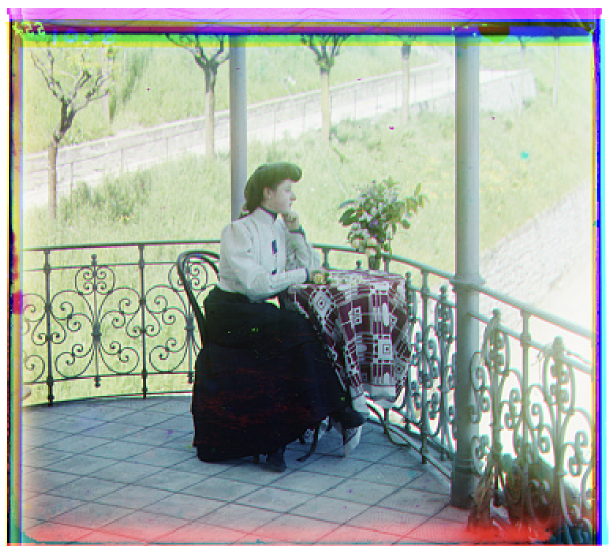
#> input picture 2/pictures/italy.png, 1224 x 1108 px, given in place of italy.jpg, which was not available (shown at 1/2 size)
$ python main.py
#> lines starting #> are read from the running program, lines starting #| are printed output that depends on the picture; pictures that were not available may be replaced by others from this repository, and a replacement may not be noted
# CS194-26 (CS294-26): Project 1 starter Python code

# these are just some suggested libraries
import numpy as np
import cv2 as cv
import matplotlib.pyplot as plt
from skimage.transform import rescale

# name of the input file
imname = './italy.jpg'

# read in the image as grayscale (the glass plate scan is stacked grayscale)
im = cv.imread(imname, cv.IMREAD_GRAYSCALE)
#> im: shape (1108, 1224); min 0, max 255, mean 166.9

# convert to float in [0,1] (might want to do this later on to save memory)
im = im.astype(np.float32) / 255.0

# compute the height of each part (just 1/3 of total)
height = int(np.floor(im.shape[0] / 3.0))
#> height = 369

# separate color channels
b = im[:height]
g = im[height: 2*height]
r = im[2*height: 3*height]

# align the images
# functions that might be useful for aligning the images include:
# np.roll, np.sum, sk.transform.rescale (for multiscale)
def ncc(a, b):
    a_sub = a - np.mean(a)
    b_sub = b - np.mean(b)
    a_norm = a_sub / np.linalg.norm(a_sub)
    b_norm = b_sub / np.linalg.norm(b_sub)
    return np.sum(a_norm * b_norm)

def align(x,y, center = (0,0), window = 15):
    print(x.shape)
    is_base_case = max(x.shape) < 400
    if is_base_case:
        cx, cy = center
    else:
        x_down = rescale(x, 0.5)
        y_down = rescale(y, 0.5)
        new_center = align(x_down, y_down)
        cy, cx = new_center[1][0] * 2, new_center[1][1] * 2
        window = 10

    distance = 0
    best_i, best_j = cy, cx
    for i in np.arange(cy - window, cy + window):
        for j in np.arange(cx - window, cx + window):
            x_new = np.roll(x, i, axis = 0)
            x_new = np.roll(x_new, j, axis = 1)
            h_x,w_x = x.shape
            h_y, w_y = y.shape
            x_center = x_new[int(h_x * 0.1) : int(h_x * 0.9), int(w_x * 0.1): int(w_x * 0.9)]
            b_center = y[int(h_y * 0.1) : int(h_y * 0.9), int(w_y * 0.1) :int(w_y* 0.9)]

            score = ncc(x_center, b_center)
            better = score > distance
            if better:
                distance = score
                result = x_new
                best_i, best_j = i, j
    print(best_i,best_j)
    return result, (best_i, best_j)


# [5 lines of commented-out code are left out]
ag, ag_offset = align(g, b)
#| (369, 1224)
#> call 2 of align, with center = (0, 0), window = 15
#| (184, 612)
#> call 3 of align, with center = (0, 0), window = 15
#| (92, 306)
#> after the loop in align (call 3), `for i in np.arange(cy - window, cy + window):`:
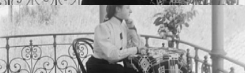
#> x_center: shape (73, 245) float32; min 0.0497, max 0.958, mean 0.669
#> in align (call 2), `cy, cx = new_center[1][0] * 2, new_center[1][1] * 2`: cy = 28; cx = 0
#> in align (call 2), `best_i, best_j = cy, cx`: best_i = 28; best_j = 0
#> after the loop in align (call 2), `for i in np.arange(cy - window, cy + window):`:
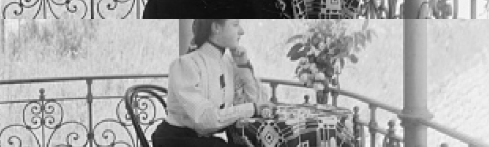
#> x_center: shape (147, 489) float32; min 0.0303, max 0.991, mean 0.67
#| 37 0
#> in align, `cy, cx = new_center[1][0] * 2, new_center[1][1] * 2`: cy = 74
#| 83 0
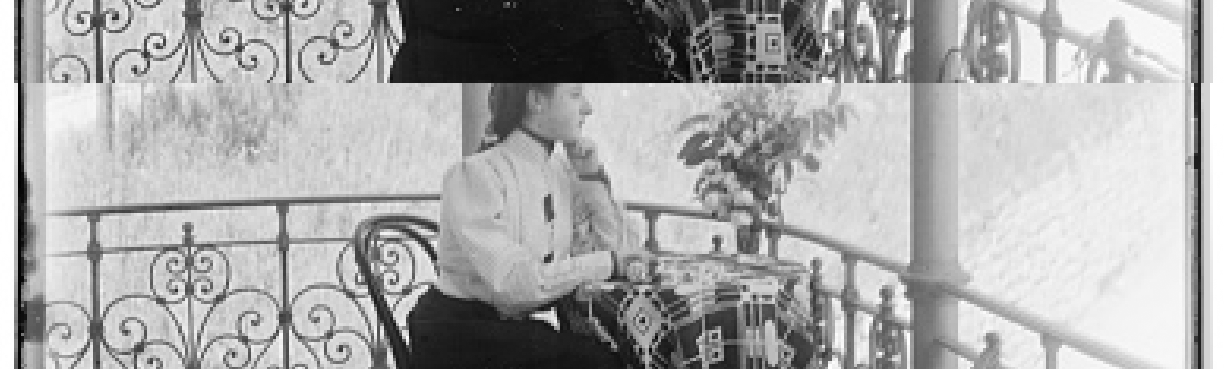
#> ag: shape (369, 1224) float32; min 0, max 1, mean 0.667
#> ag_offset = (83, 0)
ar, ar_offset = align(r, b)
#| (369, 1224)
#| (184, 612)
#| (92, 306)
#> after the loop in align (call 6), `for i in np.arange(cy - window, cy + window):`:
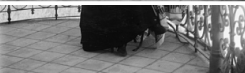
#> x_center: shape (73, 245) float32; min 0.0331, max 1, mean 0.464
#> in align (call 5), `cy, cx = new_center[1][0] * 2, new_center[1][1] * 2`: cy = -22; cx = 2
#> in align (call 5), `best_i, best_j = cy, cx`: best_i = -22; best_j = 2
#> after the loop in align (call 5), `for i in np.arange(cy - window, cy + window):`:
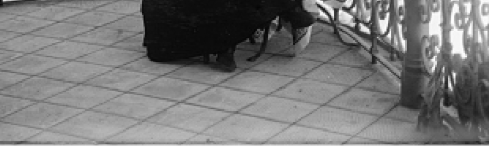
#> x_center: shape (147, 489) float32; min 0.012, max 1, mean 0.474
#| -21 2
#| -42 3
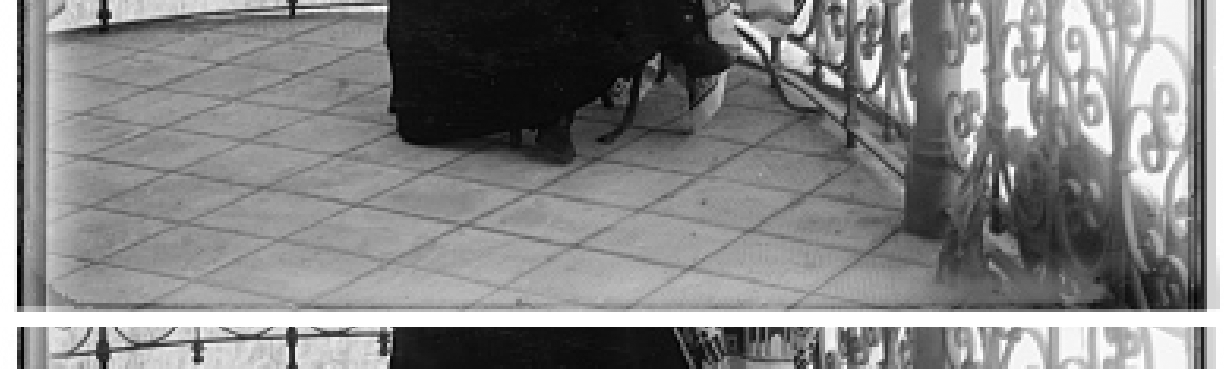
#> ar: shape (369, 1224) float32; min 0, max 1, mean 0.519
#> ar_offset = (-42, 3)


# create a color image
im_out = np.dstack([ar, ag, b])
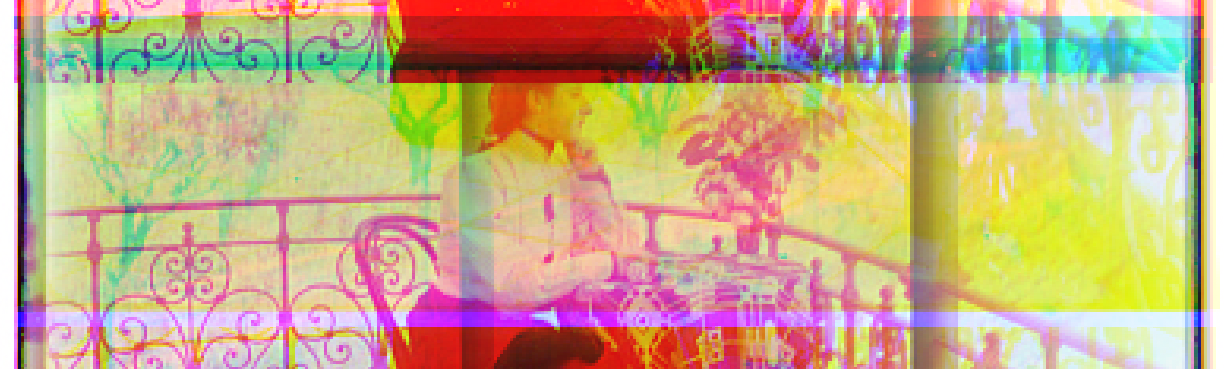
#> im_out: shape (369, 1224, 3) float32; mean of channels 0, 1, 2 0.519, 0.667, 0.776; drawn as B, G, R

# display the image using matplotlib (expects RGB)
plt.figure(figsize=(8, 8))
plt.imshow(im_out)
plt.title('Colorized')
plt.axis('off')
plt.show()


# prepare for OpenCV saving/display (expects BGR uint8)
out_uint8 = np.clip(im_out * 255.0, 0, 255).astype(np.uint8)
out_bgr = cv.cvtColor(out_uint8, cv.COLOR_RGB2BGR)

# save the image
fname = './out_fname.jpg'
cv.imwrite(fname, out_bgr)

$ run again, with 2/pictures/cathedral.png copied over 2/pictures/italy.png
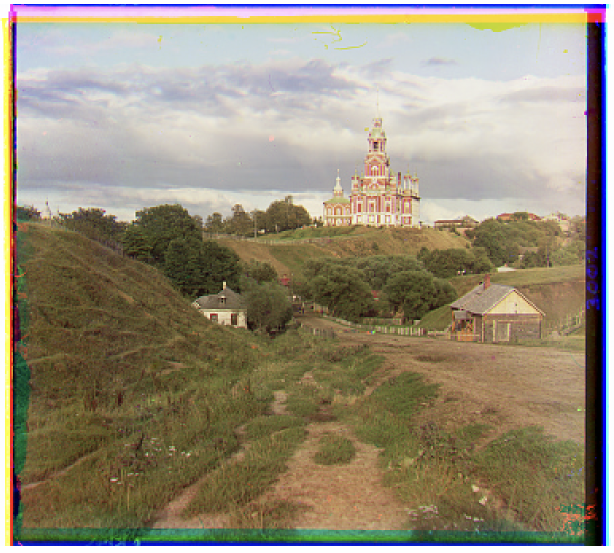
#> input picture 2/pictures/cathedral.png, 1228 x 1106 px, given in place of italy.jpg, which was not available (shown at 1/2 size)
#| (368, 1228)
#| (184, 614)
#> x_down: shape (92, 307) float32
#> y_down: shape (92, 307) float32
#| (92, 307)
#| -19 -33
#> cy = -38; cx = -66
#> best_i = -38; best_j = -66
#| -36 -66
#> ag_offset = (-36, -66)
#| (368, 1228)
#> x_down: shape (184, 614) float32
#| (184, 614)
#> x_down: shape (92, 307) float32
#| (92, 307)
#> cy = -14; cx = 28
#> best_i = -14; best_j = 28
#> after the loop in align (call 5), `for i in np.arange(cy - window, cy + window):`:
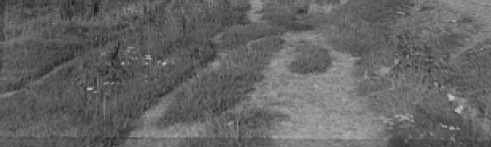
#> x_center: shape (147, 491) float32; min 0.0836, max 0.833, mean 0.395
#| -13 37
#| -25 83
#> ar_offset = (-25, 83)
#> `im_out = np.dstack([ar, ag, b])`:
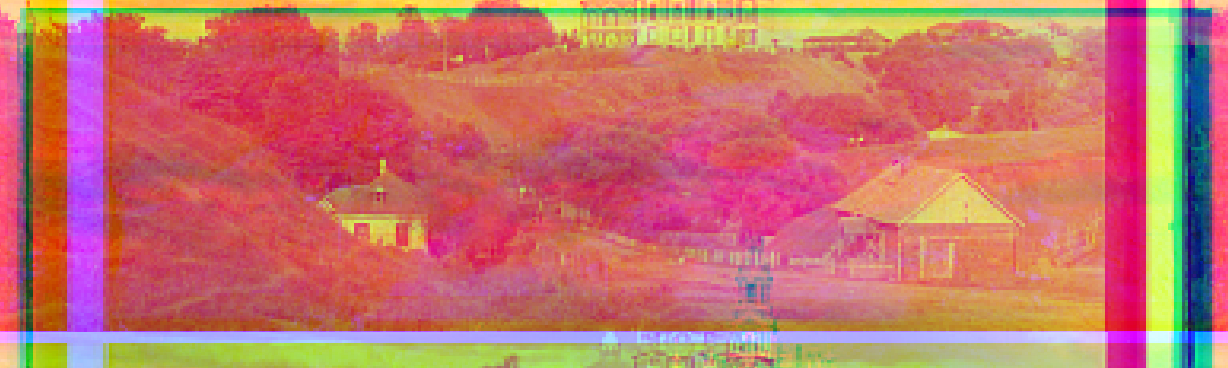
#> im_out: shape (368, 1228, 3) float32; mean of channels 0, 1, 2 0.42, 0.45, 0.773; drawn as B, G, R

$ run again, with 2/pictures/church.png copied over 2/pictures/italy.png
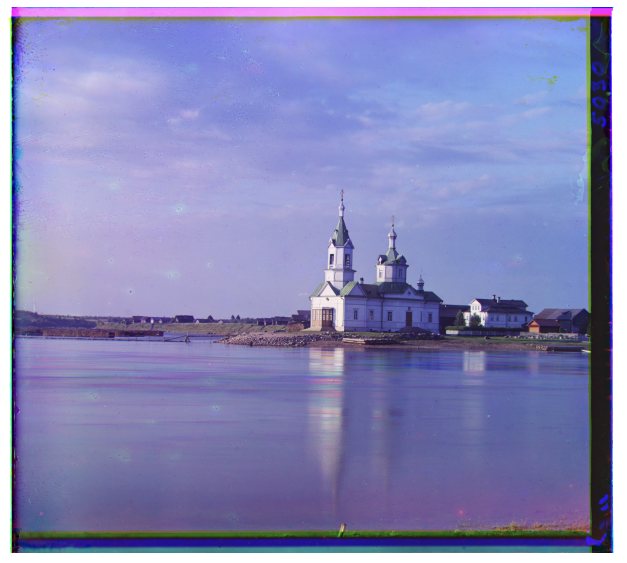
#> input picture 2/pictures/church.png, 1254 x 1126 px, given in place of italy.jpg, which was not available (shown at 1/2 size)
#| (375, 1254)
#| (188, 627)
#> x_down: shape (94, 314) float32
#> y_down: shape (94, 314) float32
#| (94, 314)
#| 37 -27
#> cy = 74; cx = -54
#> best_i = 74; best_j = -54
#| 83 -52
#> ag_offset = (83, -52)
#| (375, 1254)
#> x_down: shape (188, 627) float32
#| (188, 627)
#> x_down: shape (94, 314) float32
#| (94, 314)
#> cy = -20; cx = 2
#> best_i = -20; best_j = 2
#> after the loop in align (call 5), `for i in np.arange(cy - window, cy + window):`:
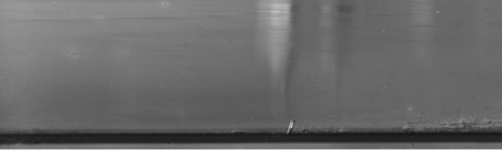
#> x_center: shape (151, 502) float32; min 0.0954, max 1, mean 0.417
#| -19 1
#| -38 1
#> ar_offset = (-38, 1)
#> `im_out = np.dstack([ar, ag, b])`:
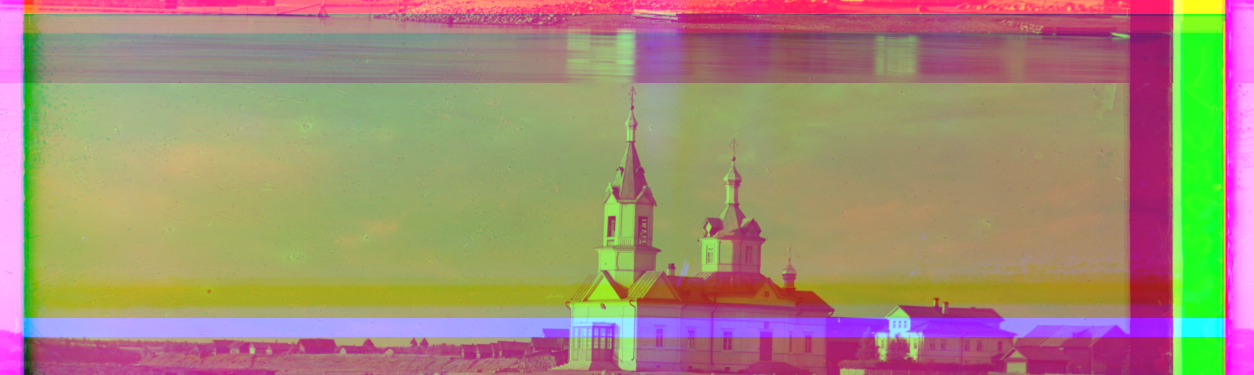
#> im_out: shape (375, 1254, 3) float32; mean of channels 0, 1, 2 0.46, 0.551, 0.64; drawn as B, G, R

$ run again, with 2/pictures/emir.png copied over 2/pictures/italy.png
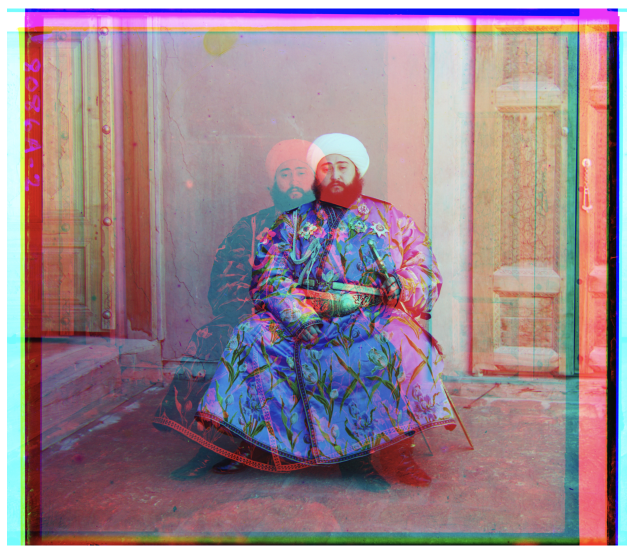
#> input picture 2/pictures/emir.png, 1274 x 1106 px, given in place of italy.jpg, which was not available (shown at 1/2 size)
#| (368, 1274)
#| (184, 637)
#> x_down: shape (92, 318) float32
#> y_down: shape (92, 318) float32
#| (92, 318)
#| 19 -3
#> cy = 38; cx = -6
#> best_i = 38; best_j = -6
#| 38 -5
#> ag_offset = (38, -5)
#| (368, 1274)
#> x_down: shape (184, 637) float32
#| (184, 637)
#> x_down: shape (92, 318) float32
#| (92, 318)
#| 26 -40
#| 52 -83
#> ar_offset = (52, -83)
#> `im_out = np.dstack([ar, ag, b])`:
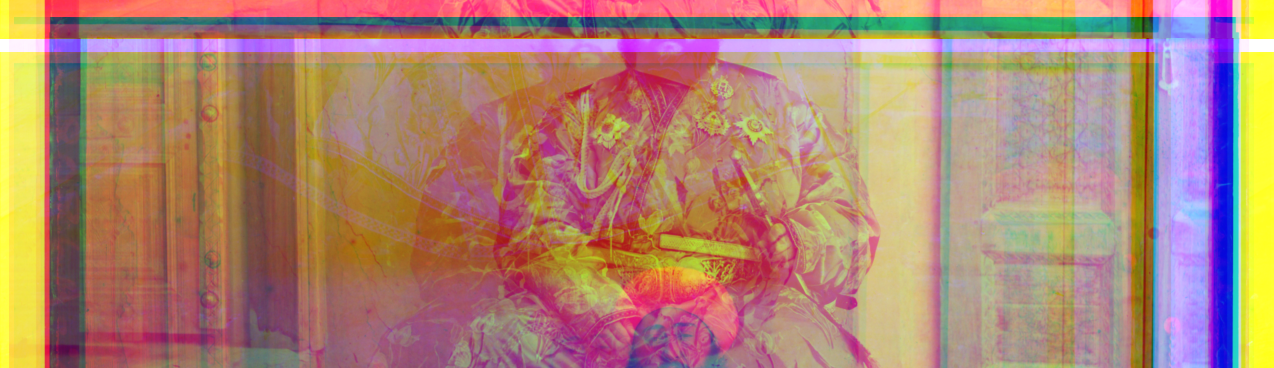
#> im_out: shape (368, 1274, 3) float32; mean of channels 0, 1, 2 0.448, 0.521, 0.681; drawn as B, G, R
